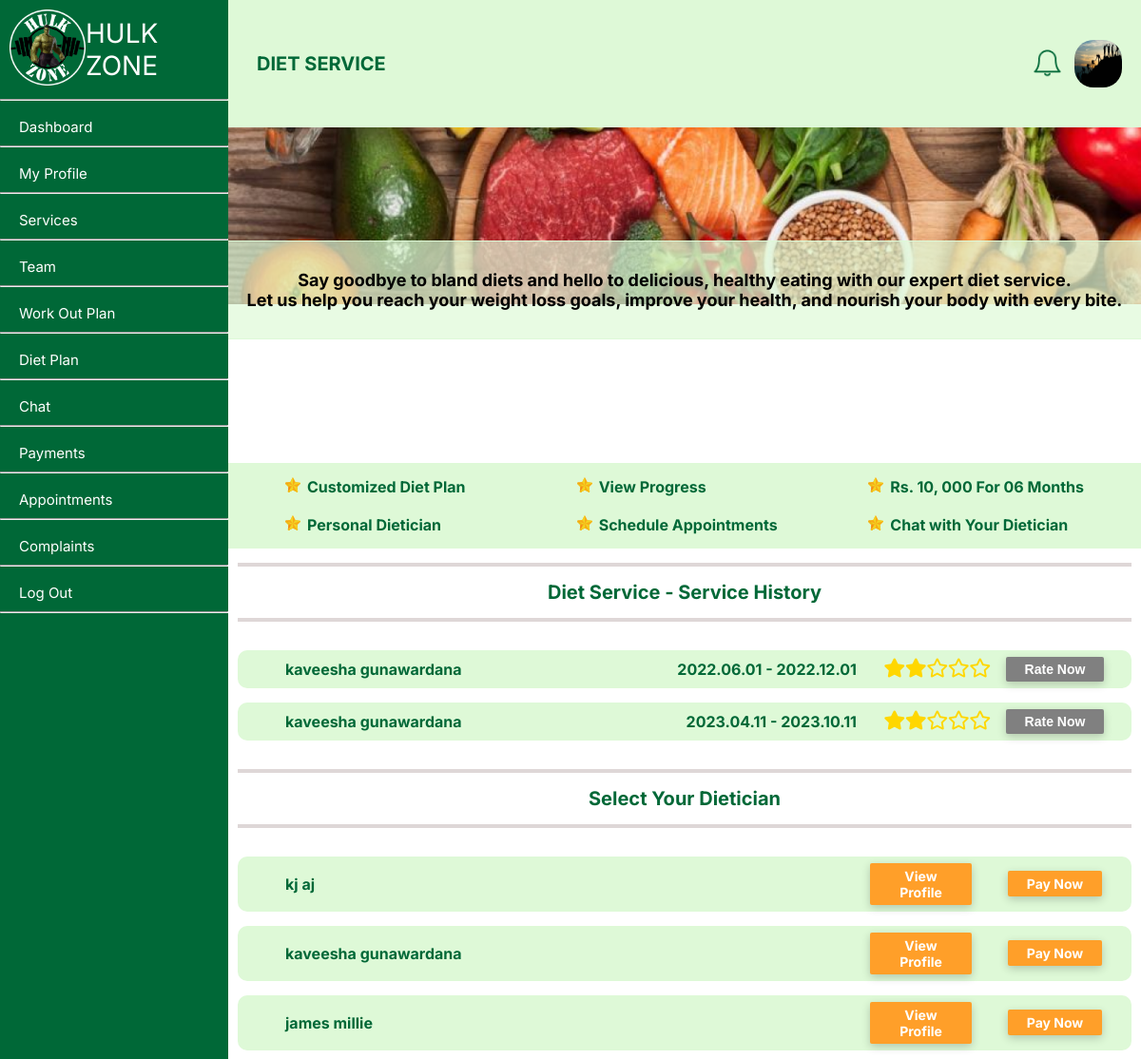
The app's page /member/diet.php (signed in) with its own data.
### tables this page shows
CREATE TABLE `user` (
  `userID` int NOT NULL,
  `fName` text NOT NULL,
  `lName` text NOT NULL,
  `NIC` text NOT NULL,
  `gender` varchar(50) NOT NULL,
  `profilePhoto` text,
  `dateOfBirth` date NOT NULL,
  `roles` int NOT NULL,
  `statuses` int NOT NULL,
  `contactNumber` int NOT NULL,
  `streetNumber` varchar(255) DEFAULT NULL,
  `addressLine01` text,
  `addressLine02` text,
  `city` text,
  `pw` varchar(255) NOT NULL,
  `created_at` date NOT NULL,
  `email` varchar(50) NOT NULL
);

CREATE TABLE `servicecharge` (
  `memberID` int NOT NULL,
  `paymentID` int NOT NULL,
  `serviceID` int NOT NULL,
  `employeeID` int NOT NULL,
  `startDate` datetime NOT NULL,
  `endDate` datetime NOT NULL,
  `rate` int DEFAULT '0'
);

CREATE TABLE `employeeservice` (
  `serviceID` int NOT NULL,
  `employeeID` int NOT NULL
);

### member/setProfilePic.php (called while the page is built)
<?php
$query = "SELECT * from user where userID = " . $_SESSION['userID'];
    $result = mysqli_query($conn, $query);
    $query1 = "SELECT * from member where userID = " . $_SESSION['userID'];
    $result1 = mysqli_query($conn, $query1);
    if (mysqli_num_rows($result) == 1 && mysqli_num_rows($result1) == 1) {
        $row = mysqli_fetch_assoc($result);
        $row1 = mysqli_fetch_assoc($result1);
    } else {
        echo '<script> window.alert("Error receiving data!");</script>';
    }
    if(isset($row['profilePhoto']) && $row['profilePhoto'] != NULL){
        $profilePictureLink = $row['profilePhoto'];
    }else{
        $profilePictureLink = '../profileImages/default.png';
    }
?>

### member/diet.php (the view, shortened to what this page needs)
<?php
include '../connect.php';
?>
<?php
    include("setProfilePic.php");
?>
<!DOCTYPE html>
<html lang="en">
<head>
    <link rel="stylesheet" type="text/css" href="../member/style/gen.css">
    <link rel="stylesheet" type="text/css" href="../member/style/servicepage.css">
    <link rel="stylesheet" href="https://cdnjs.cloudflare.com/ajax/libs/font-awesome/5.15.3/css/all.min.css">
</head>
<body>
    <div class="container">
        <div class = "nav-bar">
            <?php
                include("navBar.php");
            ?>
        <div class="body">
            <div class = "header">
                <div class="left">
                    DIET SERVICE
                </div>
                <div class="right">
                    <div class="notification-bell">
                        <?php include("notifications.php"); ?>
                    </div>
                    <img src="<?php echo $profilePictureLink; ?>" alt="dp" width="50px" height="50px" style="border-radius: 20px;">
                </div>
            </div>
            <div class="content">
                <div class="row">
                        <div class="topic">
                        Say goodbye to bland diets and hello to delicious, healthy eating with our expert diet service. <br>Let us help you reach your weight loss goals, improve your health, and nourish your body with every bite.
                        </div>
                        <img src="../member/images/dietpage.png" width= "100%">
                </div>
                <div class="row-two">
                    <div class="sub-topic" style="margin-top:10px;">
                        <div class="row-two" style="margin-left:40px;">
                            <div class="col"><li>Customized Diet Plan</li></div>
                            <div class="col"><li>View Progress</li></div>
                            <div class="col"><li>Rs. 10, 000 For  06 Months</li></div>
                        </div>
                        <div class="row-two" style="margin-left:40px;">
                            <div class="col"><li>Personal Dietician</li></div>
                            <div class="col"><li>Schedule Appointments</li></div>
                            <div class="col"><li>Chat with Your Dietician</li></div>
                        </div>
                    </div>
                </div>
                <hr class="hr-heading">
                    <div class="row-two" style="font-size:20px;">Diet Service - Service History</div>
                <hr class="hr-heading">
                <div class="row-two" style="margin-left: 10px; margin-right: 10px;">
                        <?php
                            $serviceID = 3;
                            $memberID = $row1['memberID'];
                            $sql6 = "SELECT * FROM `servicecharge` where memberID = $memberID AND serviceID = $serviceID";
                            $result6 = mysqli_query($conn, $sql6);
                            if ($result6 && mysqli_num_rows($result6) > 0) {
                                echo '<table>';
                                while ($row6 = mysqli_fetch_assoc($result6)) {
                                    $employeeID = $row6["employeeID"];
                                    $endDate = $row6["endDate"];
                                    $startDate = $row6["startDate"];
                                    $sql7 = "select * from employee where employeeID = $employeeID";
                                    $result7 = mysqli_query($conn, $sql7);
                                    $row7 = mysqli_fetch_assoc($result7);
                                    $userID = $row7["userID"];
                                    $avgRating = $row7['avgRating'];
                                    $stars = '';
                                    for ($i = 1; $i <= 5; $i++) {
                                        if ($i <= round($avgRating)) {
                                            $stars .= '<span class="fas fa-star" style="color: gold; font-size: 20px; display: inline-block;"></span>';
                                        } else {
                                            $stars .= '<span class="far fa-star" style="color: gold; font-size: 20px;display: inline-block;"></span>';
                                        }
                                    }
                                    $sql8 = "select * from user where userID = $userID";
                                    $result8 = mysqli_query($conn, $sql8);
                                    $row8 = mysqli_fetch_assoc($result8);
                                    if ($endDate <= date('Y-m-d H:i:s') && $row6['rate'] == 0) {
                                        $rate_button_enabled = true;
                                    }else{
                                        $rate_button_enabled = false;
                                    }
                                    $field1name = $row8["fName"] . " " . $row8["lName"];
                                    $field4name = date('Y.m.d', strtotime($startDate)) . ' - ' . date('Y.m.d', strtotime($endDate));
                                    $field2name = $stars;
                                    $field3name = '<button onclick="openForm()"' . ($rate_button_enabled ? '' : 'disabled') . '>Rate Now</button>';
                                    echo '<tr>
                                        <td style="text-align:left; padding-left: 50px; width:40%;">'.$field1name.'</td>
                                        <td style="text-align: right;  width:30%;">'.$field4name.'</td>
                                        <td style="text-align:right;">'.$field2name.'</td>
                                        <td>'.$field3name.'</td>
                                    </tr>';
                                }
                                echo '</table>';
                            } else {
                                echo '<table>
                                    <tr>
                                        <td style="width:100%;"> No Service History </td>
                                    </tr>
                                </table>';
                            }
                        ?>
                </div>
                <hr class="hr-heading">
                    <div class="row-two" style="font-size:20px;">Select Your Dietician</div>
                <hr class="hr-heading">
                <div class="row-two" style="margin-left: 10px; margin-right: 10px;">
                        <?php
                            $sql2 = "SELECT employeeID FROM `employeeservice` where serviceID = 3";
                            $result2 = mysqli_query($conn, $sql2);
                            if ($result2 && mysqli_num_rows($result2) > 0) {
                                echo '<table>';
                                while ($row2 = mysqli_fetch_assoc($result2)) {
                                    $employeeID = $row2["employeeID"];
                                    $sql3 = "select userID from employee where employeeID = $employeeID";
                                    $result3 = mysqli_query($conn, $sql3);
                                    $row3 = mysqli_fetch_assoc($result3);
                                    $userID = $row3["userID"];
                                    $sql4 = "select * from user where userID = $userID";
                                    $result4 = mysqli_query($conn, $sql4);
                                    $row4 = mysqli_fetch_assoc($result4);
                                    $field1name = $row4["fName"] . " " . $row4["lName"];
                                    $field2name ="<div><a href='employeeProfile.php?userID=$row3[userID]' class = 'button'>View Profile</a></div>";
                                    $sql5 = "SELECT * FROM servicecharge WHERE serviceID IN (3) AND endDate >= NOW()";
                                    $result5 = mysqli_query($conn, $sql5);
                                    $ongoingService = mysqli_num_rows($result5) > 0;
                                    if ($ongoingService) {
                                        $payNow = 'javascript:void(0);';
                                        $onclick = 'onclick="alert(\'You already have an ongoing service and cannot obtain another one until it ends.\'); return false;"';
                                    } else {
                                        $payNow = '../member/stripe/checkout.php?type='.$serviceID.'&amount=10000&employeeID='.$employeeID;
                                        $onclick = 'onclick="window.location.href=\''.$payNow.'\';"';
                                    }
                                    $field3name = '<a href="'.$payNow.'" class = "button" '.$onclick.'>Pay Now</a>';
                                    echo '<tr>
                                        <td style="text-align:left; padding-left: 50px;">'.$field1name.'</td>
                                        <td>'.$field2name.'</td>
                                        <td>'.$field3name.'</td>
                                    </tr>';
                                }
                                echo '</table>';
                            } else {
                                echo '<table>
                                    <tr>
                                        <td style=:"width:100%;"> Dieticians Unavailable at the Moment </td>
                                    </tr>
                                </table>';
                            }
                        ?>
                </div>
            </div>
        </div>
</body>
</html>

### member/style/gen.css (style rules this page uses)
.container { display: flex; flex-direction: row; }
.nav-bar { float:left; width: 20%; height: 100vh; background-color: #006837; }
.body { float:left; width: 80%; height: 100vh; display: flex; flex-direction: column; }
.header { height: 12%; background-color: #DEF9D7; display: flex; flex-direction: row; }
.content { height: 88%; background-color: white; overflow-y: auto; overflow-x: hidden; content: ''; }
body { margin: 0; font-family: 'Inter', sans-serif; }
.left { float: left; width: 80%; display: flex; align-items: center; padding: 30px; color: rgba(0, 104, 55, 1); font-size: 20px; font-weight: bold; }
.right { float: left; width: 10%; display: flex; flex-direction: row; align-items: center; margin: 20px; justify-content: space-between; }

### member/style/servicepage.css (style rules this page uses)
.row { height:35%; text-align:center; color:black; position: relative; }
.topic { border:1px solid #DEF9D7; padding:30px; background-color:rgba(223, 249, 215, 0.7); position: absolute; top: 50%; left: 50%; transform: translate(-50%, -50%); width: 100%; font-size: 18px; text-align: center; font-weight: bold; }
.row-two { display: flex; flex-direction: row; margin-bottom: 10px; justify-content: space-around; font-weight: bold; color: #006837; }
.sub-topic { background-color: #DEF9D7; width: 100%; height: 20%; padding-top: 10px; }
.col { display: flex; flex-direction: column; padding-left: 20px; padding-bottom: 5px; padding-top: 5px; width: 33%; font-weight: bold; color: #006837; }
li { list-style-image: url("../images/star.png"); }
.hr-heading { background-color: rgb(222, 215, 215); height: 4px; margin: 15px 10px; border: 0; }
table { width: 100%; border-collapse:separate; border-spacing:0 15px; }
table tr { background-color: #DEF9D7; }
td { padding:7px; text-align: center; }
td:first-child, td:first-child { border-radius: 10px 0 0 10px; }
td:last-child, td:last-child { border-radius: 0 10px 10px 0; }
td:nth-child(2) { width: 15%; }
td:nth-child(3) { width: 15%; }
.button, button { display: inline-block; padding: 5px 20px 5px 20px; border-radius: 2px; font-weight: bold; color: #FFFFFF; border: #FF9F29; background-color: #FF9F29; font-size: 14px; box-shadow: 0 3px 10px rgb(0 0 0 / 0.2); margin-right: 20px; text-decoration: none; cursor:pointer; }
button:disabled { background-color: gray; cursor: default; }

### records on screen
user: profilePhoto (picture)
servicecharge: user.fName+lName "kaveesha gunawardana", field4name "2022.06.01 - 2022.12.01"
servicecharge: user.fName+lName "kaveesha gunawardana", field4name "2023.04.11 - 2023.10.11"
employeeservice: user.fName+lName "kj aj"
employeeservice: user.fName+lName "kaveesha gunawardana"
employeeservice: user.fName+lName "james millie"
